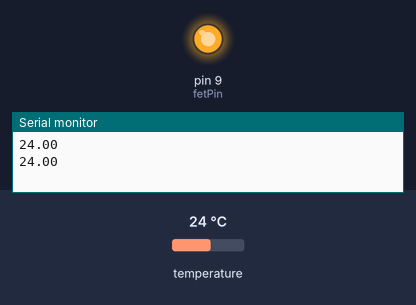
Simulated run of this sketch. Board: Arduino Uno, built with avr-gcc and run on an emulated ATmega328P. Shown: output pins drawn as LEDs (lit = HIGH), the last lines printed to the serial monitor. Inputs (shaded band) come from the test bench; at power-on: temperature 24 °C.

Above: at 3.3 s.
3.4 s: temperature set to 36.6 °C
9.0 s: temperature set to 37.4 °C
At 15.7 s:
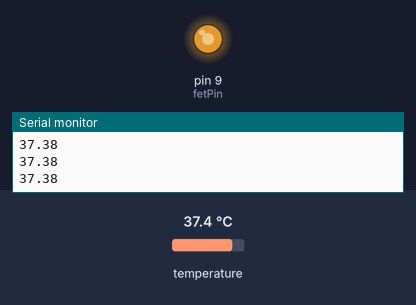
At 16.9 s:
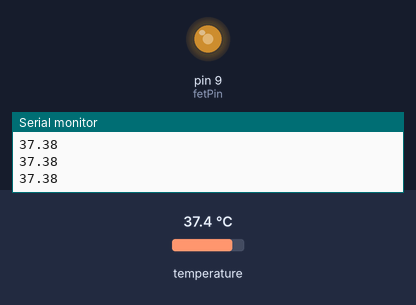
Timing chart, 0 to 23.5 s (numbered marks = the images above; inputs shaded):
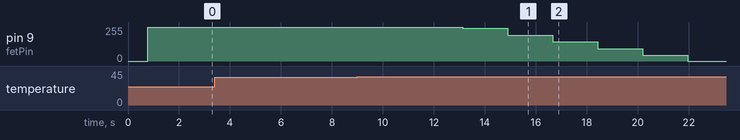

Measured:
- the behaviour switches between 37.3 and 37.4 °C on temperature (found by bisection; images 0 and 1)
- after the input at 9.0 s, pin 9 (fetPin): moves from 255/255 to 0/255 over 8.8 s, starting after 4.1 s

The sketch:

mheal_overall_noDisplay.ino
```cpp
//helpful PID code link: http://www.electronoobs.com/eng_arduino_tut24_2.php

//temperature sensing libraries for DS18B20
#include <OneWire.h>
#include <DallasTemperature.h>

//Data wire is plugged into port EDIT CURRENTLY 2 on Arduino
#define ONE_WIRE_BUS 12

//Temperature rigamarole
OneWire oneWire(ONE_WIRE_BUS);
DallasTemperature sensors(&oneWire);

//Temperature Variable
float mattressTemp;  //temperature of mattress
const double maxMattressTemp = 43; //maximum allowable mattress temp

//Initialize Output Pin
const int fetPin = 9;  //digital pin 9, PWM, mosfet; change to whatever pin it is

//Initialize Voltage Pin
const int batVoltagePin = A1; //change to whatever pin it is

//Initialize Current Pin
const int currentPin = A2;  //change to whatever pin it is

//Battery Variable(CALCULATIONS ASSUMING 3 RESISTORS AND FINDING VOLTAGE ACROSS 1)
double batLevel;  //voltage of battery
double batConvert = 5 / 1023;  //analog to digital conversion for battery voltage
int numVoltResistors = 3; //number of resistors in mesh with battery to read in voltage

//Current Variables
double currentSense;  //sensed current value
double current; //actual current value
const double maxCurrent = 3;  //upper bound for current
const double RSense = 300;  //sensing resistor resistance

//PID Constants - may have to change based on new circuit/Simulink model
const double Kp = 1; // proportional gain
const double Ki = 0.0009; //integral gain
const double Kd = 0.3; //derivative gain

//PID Variables
double P = 0; //P control term
double I = 0; //I control term
double D = 0; //D control term

double PIDInput; //input to PID Controller (mattress temperature)
double PIDOutput; //output of PID Controller (signal to mosfet controlling current)
double constrainPIDOutput; //constrained PID Output (saturates at maximum current)
double PWMOutput; //PID output constrained to PWM limits (0 to 255)

const double setpoint = 37; //Target Mattress Temperature

//PID Time Variables
unsigned long currTime, preTime; //time and previousTime
double elapsedTime; //time between current and previous time

//PID Error Variables
double error;
double preError;
double iError;
double dError;
const double iErrorMax = 5600; //unsure why this is max - mess around

//File file;

void setup() {
  //file = SD.open("mattress_vals.txt");
  Serial.begin(9600);
  //Serial.print("setup");

  //initialize mosfet pin as output
  pinMode(fetPin, OUTPUT);

  //prevent current from flowing
  digitalWrite(fetPin, LOW);

  //initialize sensor pins as input
  //pinMode(batVoltagePin, INPUT);
  //pinMode(currentPin, INPUT);

  //begin temperature reading
  sensors.begin();
}

void loop() {
  //read sensors

  sensorRead();

  //calculate PID values
  PIDCalc();

  //send Control Signal
  heat();

  //Display Information
  infoDisplay();

  delay(1000);
}

void sensorRead() {
  //Reading in Temperature
  sensors.requestTemperatures();
  mattressTemp = sensors.getTempCByIndex(0);
  //unsigned long tim = millis();
  //file.write(tim);
  //file.write(mattressTemp);
  Serial.println(mattressTemp);
  //Reading in Battery Voltage
  //batLevel = analogRead(batVoltagePin);
  //batLevel = batLevel * batConvert * numVoltResistors; //analog to digital conversion and multiply by number of resistors (KVL)

  //Reading in Current
  //currentSense = analogRead(currentPin);
}

void PIDCalc() {
  //set PID input to mattress temperature
  PIDInput = (double)(mattressTemp);

  //read time
  currTime = millis();

  //calculate elapsed time
  elapsedTime = (double)(currTime - preTime);

  //calculate error
  error = setpoint - PIDInput;

  //calculate integral of error
  iError += error * elapsedTime;
  iError = constrain(iError, -iErrorMax, iErrorMax); //still unsure of why constraining FIGURE OUT

  //calculate derivative of error
  dError = (error - preError)/elapsedTime;

  //calculate P, I, and D terms
  P = Kp * error;
  I = Ki * iError;
  D = Kd * dError;

  //calculate PIDOutput
  PIDOutput = P + I + D;

  //Constrain Output (multiply by 1000 for precision)
  constrainPIDOutput = constrain(PIDOutput, 0, maxCurrent)*1000;

  //Map output to PWM
  PWMOutput = map(constrainPIDOutput, 0, maxCurrent*1000, 0, 255);

  //update preTime and preError
  preError = error;
  preTime = currTime;
}

void heat() {
  //Set output to zero if over temp limit
  if(mattressTemp > maxMattressTemp){
    PWMOutput = 0;
  }

  //Send PWMOutput to fet
  analogWrite(fetPin, PWMOutput);
}

void infoDisplay() {
  //print temperature
  //Serial.print("Temp");
  //Serial.print(mattressTemp);

  //print battery voltage
  //Serial.print("Battery Voltage");
  //Serial.print(batLevel);

  //print current
  //Serial.print("Current");
  //Serial.print(currentSense);
}
```
